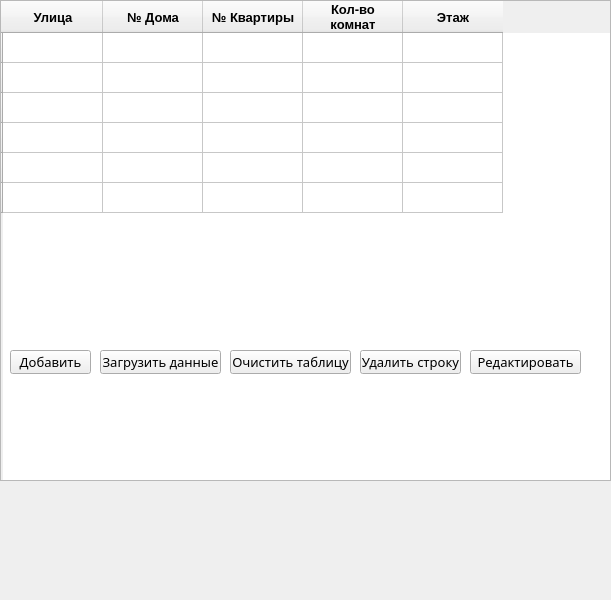
<?xml version="1.0" encoding="UTF-8"?>
<ui version="4.0">
 <class>MainWindow</class>
 <widget class="QMainWindow" name="MainWindow">
  <property name="geometry">
   <rect>
    <x>0</x>
    <y>0</y>
    <width>611</width>
    <height>600</height>
   </rect>
  </property>
  <property name="windowTitle">
   <string>MainWindow</string>
  </property>
  <widget class="QWidget" name="centralwidget">
   <widget class="QTableWidget" name="tableWidget">
    <property name="geometry">
     <rect>
      <x>0</x>
      <y>0</y>
      <width>611</width>
      <height>481</height>
     </rect>
    </property>
    <property name="font">
     <font>
      <pointsize>10</pointsize>
     </font>
    </property>
    <attribute name="horizontalHeaderVisible">
     <bool>true</bool>
    </attribute>
    <attribute name="horizontalHeaderCascadingSectionResizes">
     <bool>false</bool>
    </attribute>
    <attribute name="verticalHeaderHighlightSections">
     <bool>false</bool>
    </attribute>
    <attribute name="verticalHeaderShowSortIndicator" stdset="0">
     <bool>false</bool>
    </attribute>
    <row>
     <property name="text">
      <string/>
     </property>
     <property name="textAlignment">
      <set>AlignCenter</set>
     </property>
    </row>
    <row>
     <property name="text">
      <string/>
     </property>
    </row>
    <row>
     <property name="text">
      <string/>
     </property>
    </row>
    <row>
     <property name="text">
      <string/>
     </property>
    </row>
    <row>
     <property name="text">
      <string/>
     </property>
    </row>
    <row>
     <property name="text">
      <string/>
     </property>
    </row>
    <column>
     <property name="text">
      <string>Улица</string>
     </property>
     <property name="font">
      <font>
       <weight>75</weight>
       <bold>true</bold>
      </font>
     </property>
    </column>
    <column>
     <property name="text">
      <string>№ Дома</string>
     </property>
     <property name="font">
      <font>
       <weight>75</weight>
       <bold>true</bold>
      </font>
     </property>
    </column>
    <column>
     <property name="text">
      <string>№ Квартиры</string>
     </property>
     <property name="font">
      <font>
       <weight>75</weight>
       <bold>true</bold>
      </font>
     </property>
    </column>
    <column>
     <property name="text">
      <string>Кол-во
комнат</string>
     </property>
     <property name="font">
      <font>
       <weight>75</weight>
       <bold>true</bold>
      </font>
     </property>
    </column>
    <column>
     <property name="text">
      <string>Этаж</string>
     </property>
     <property name="font">
      <font>
       <weight>75</weight>
       <bold>true</bold>
      </font>
     </property>
    </column>
   </widget>
   <widget class="QPushButton" name="pushButton_3">
    <property name="geometry">
     <rect>
      <x>10</x>
      <y>350</y>
      <width>81</width>
      <height>24</height>
     </rect>
    </property>
    <property name="font">
     <font>
      <family>Mongolian Baiti</family>
      <pointsize>10</pointsize>
     </font>
    </property>
    <property name="text">
     <string>Добавить</string>
    </property>
   </widget>
   <widget class="QPushButton" name="pushButton">
    <property name="geometry">
     <rect>
      <x>100</x>
      <y>350</y>
      <width>121</width>
      <height>24</height>
     </rect>
    </property>
    <property name="font">
     <font>
      <family>Mongolian Baiti</family>
      <pointsize>10</pointsize>
     </font>
    </property>
    <property name="text">
     <string>Загрузить данные</string>
    </property>
   </widget>
   <widget class="QPushButton" name="pushButton_2">
    <property name="geometry">
     <rect>
      <x>230</x>
      <y>350</y>
      <width>121</width>
      <height>24</height>
     </rect>
    </property>
    <property name="font">
     <font>
      <family>Mongolian Baiti</family>
      <pointsize>10</pointsize>
     </font>
    </property>
    <property name="text">
     <string>Очистить таблицу</string>
    </property>
   </widget>
   <widget class="QPushButton" name="pushButton_4">
    <property name="geometry">
     <rect>
      <x>360</x>
      <y>350</y>
      <width>101</width>
      <height>24</height>
     </rect>
    </property>
    <property name="font">
     <font>
      <family>Mongolian Baiti</family>
      <pointsize>10</pointsize>
     </font>
    </property>
    <property name="text">
     <string>Удалить строку</string>
    </property>
   </widget>
   <widget class="QPushButton" name="pushButton_5">
    <property name="geometry">
     <rect>
      <x>470</x>
      <y>350</y>
      <width>111</width>
      <height>24</height>
     </rect>
    </property>
    <property name="font">
     <font>
      <family>Mongolian Baiti</family>
      <pointsize>10</pointsize>
     </font>
    </property>
    <property name="text">
     <string>Редактировать</string>
    </property>
   </widget>
  </widget>
 </widget>
 <resources/>
 <connections/>
</ui>
